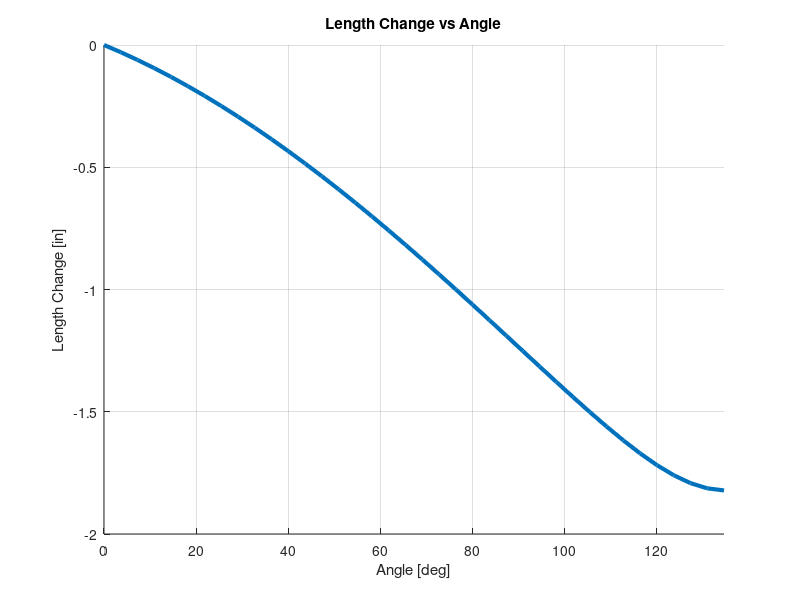
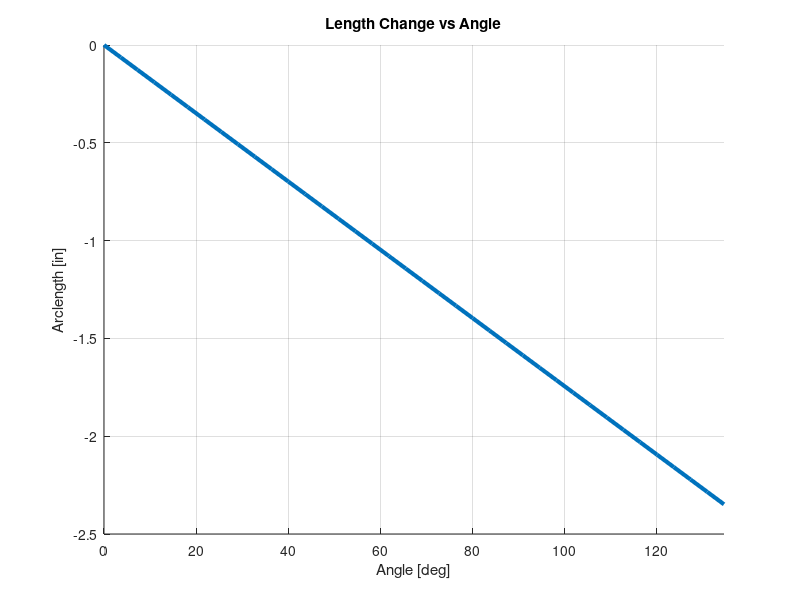
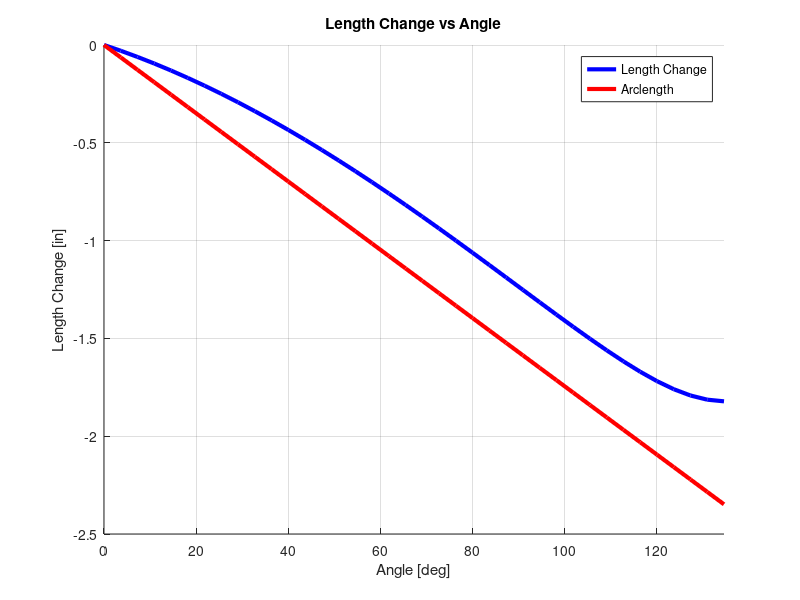
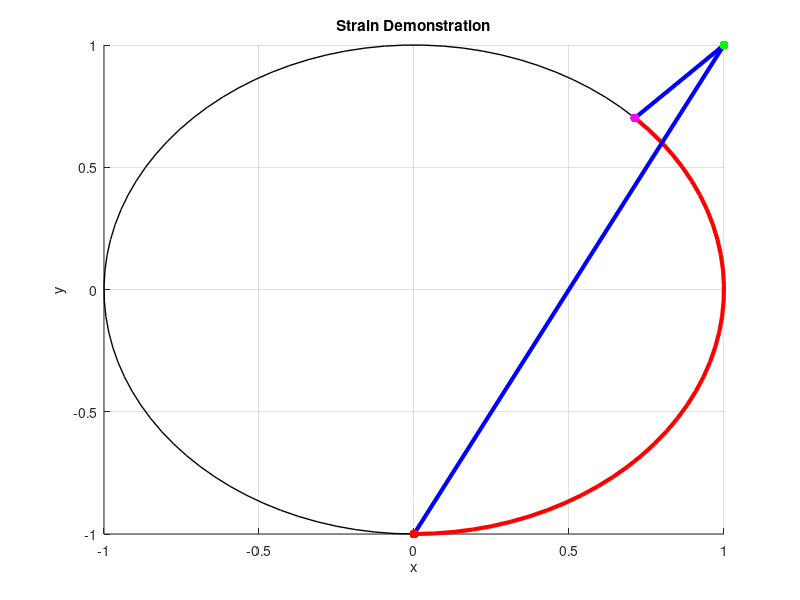

Write MATLAB code to recreate these figures, in order.
%% Joint Cam Analysis

% Clear Everything.
clear, close('all'), clc


%% Setup the Problem.

% Define the circle radius.
r = 1;

% Define the circle thetas.
ts = linspace(0, 2*pi, 100);

% Define the circle points.
xs_circle = r*cos(ts - pi/2);
ys_circle = r*sin(ts - pi/2);

% Define the actuation point.
P0 = [r; r];

% Define the starting point.
P1 = [0; -r];

% Define all possible ending points.
P2s = [xs_circle; ys_circle];


%% Compute the Length Changes.

% Compute the position of the starting point with respect to the actuation point.
P10 = P1 - P0;

% Compute the position of the sending point with respect to the actuation point.
P20s = P2s - P0;

% Comptue the distance between the actuation point and the starting & ending actuation points.
L10 = norm(P10, 2);
L20s = vecnorm(P20s, 2, 1);

% Compute the length change associated with each starting and ending point.
deltaLs = L20s - L10;

% Compute the minimum possible length change value.
[deltaLs_min, index] = min(deltaLs);

% Retrieve the angle associated with the minimum length change.
theta_crit = ts(index);

% Define the rotation matrix associated with the critical angle.
R = [cos(theta_crit) -sin(theta_crit) 0; sin(theta_crit) cos(theta_crit) 0; 0 0 1];

% Retrieve only the relevant joint angles and length changes.
thetas = ts(1:index);
deltaLs = deltaLs(1:index);

% Define the arc length associated with the joint angles.
arclengths = -r*thetas;

% Define the final ending point.
P2 = R*[P1; 1];


%% Plot the Length Changes

% Plot the length change vs joint angle.
figure('Color', 'w'), hold on, grid on, xlabel('Angle [deg]'), ylabel('Length Change [in]'), title('Length Change vs Angle'), xlim([0, (180/pi)*theta_crit])
plot((180/pi)*thetas, deltaLs, '-', 'Linewidth', 3)

% Plot the arclength vs joint angle.
figure('Color', 'w'), hold on, grid on, xlabel('Angle [deg]'), ylabel('Arclength [in]'), title('Length Change vs Angle'), xlim([0, (180/pi)*theta_crit])
plot((180/pi)*thetas, arclengths, '-', 'Linewidth', 3)

% Plot the length changes and arclength vs joint angle.
figure('Color', 'w'), hold on, grid on, xlabel('Angle [deg]'), ylabel('Length Change [in]'), title('Length Change vs Angle'), xlim([0, (180/pi)*theta_crit])
plot((180/pi)*thetas, deltaLs, 'b-', 'Linewidth', 3)
plot((180/pi)*thetas, arclengths, 'r-', 'Linewidth', 3)
legend('Length Change', 'Arclength')

% Plot the joint configuration.
figure('Color', 'w'), hold on, grid on, xlabel('x'), ylabel('y'), title('Strain Demonstration')
plot(xs_circle, ys_circle, '-k', 'Linewidth', 1)
plot(xs_circle(1:index), ys_circle(1:index), '-r', 'Linewidth', 3)
plot([P0(1) P1(1)], [P0(2) P1(2)], '-b', 'Linewidth', 3)
plot([P0(1) P2(1)], [P0(2) P2(2)], '-b', 'Linewidth', 3)
plot(P0(1), P0(2), '.g', 'Markersize', 20)
plot(P1(1), P1(2), '.r', 'Markersize', 20)
plot(P2(1), P2(2), '.m', 'Markersize', 20)

